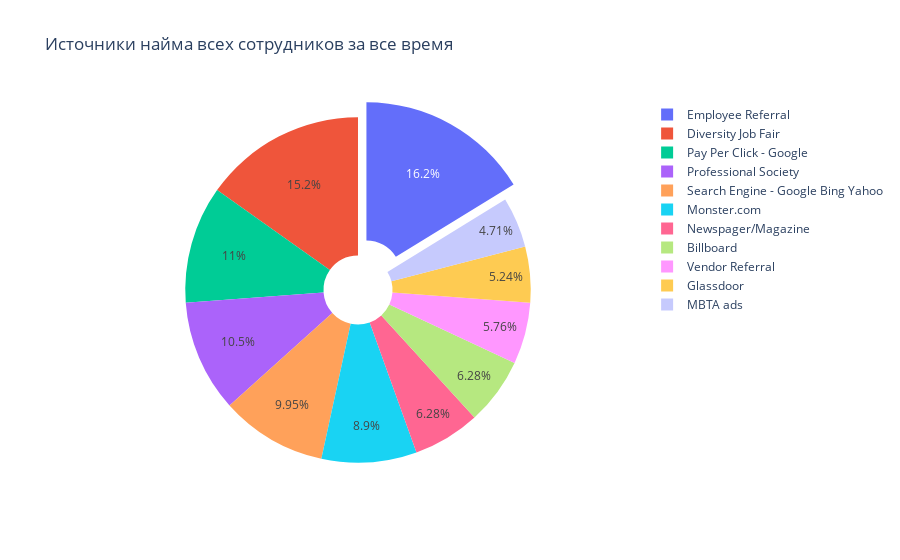
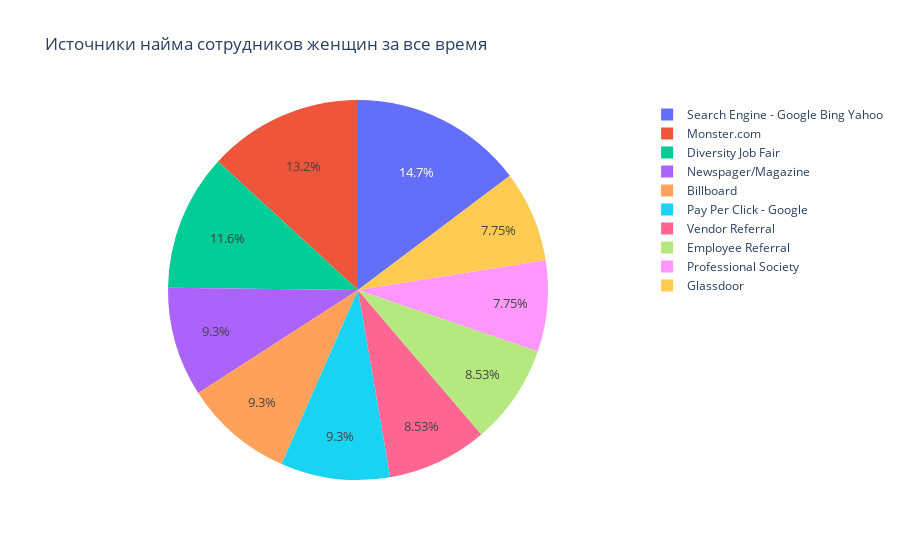
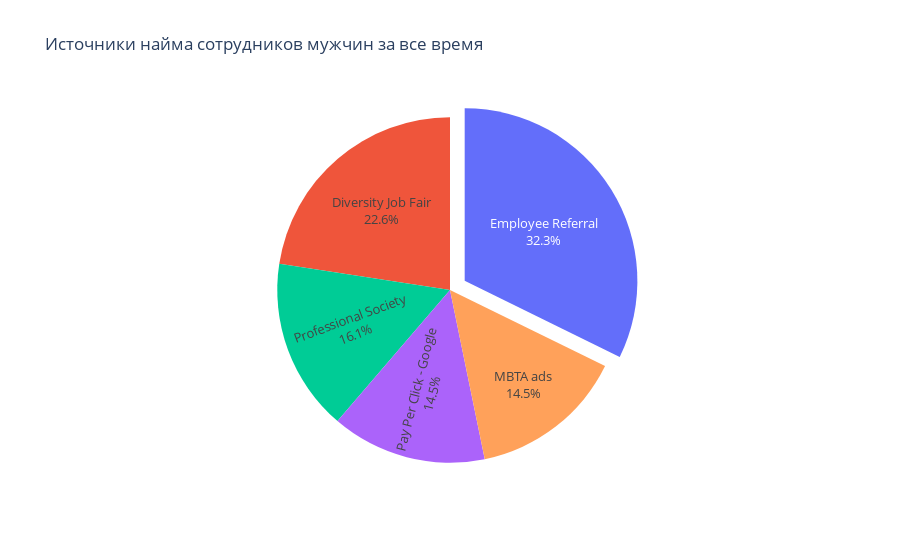

Source (notebook cell) for these figures, in order:
### Markdown cell above
Оказывается, рекомендуют чаще мужчин, а женщин чаще находят через поиск в интернете.

### Code cell
fig = go.Figure(data=[go.Pie(labels=employee_source['Employee Source'],
                             values=employee_source['amount'], hole=.2,
                             pull=[0.1])])
fig.update_layout(title_text="Источники найма всех сотрудников за все время")

fig.show()


source = employee_source.query("genderid == 0")  # отберем женский пол
fig2 = px.pie(source, values='amount', names='Employee Source',
              title='Источники найма сотрудников женщин за все время')
fig2.update_traces(textfont_size=13)
fig2.show()


source = employee_source.query("genderid == 1")  # отберем мужской пол
fig3 = px.pie(source, values='amount', names='Employee Source',
              title='Источники найма сотрудников мужчин за все время')
fig3.update_traces(textfont_size=13, textposition='inside', textinfo='percent+label',
                   pull=[0.1], showlegend=False)
fig3.show()

### Figure 1 — Plotly figure (JSON) as saved in the notebook; plotly's stock layout.template omitted (floating-point values rounded to 4 significant figures)
{"data": [{"hole": 0.2, "labels": ["Employee Referral", "Search Engine - Google Bing Yahoo", "Monster.com", "Diversity Job Fair", "Diversity Job Fair", "Newspager/Magazine", "Billboard", "Pay Per Click - Google", "Vendor Referral", "Employee Referral", "Professional Society", "Professional Society", "Glassdoor", "Pay Per Click - Google", "MBTA ads"], "pull": [0.1], "type": "pie", "values": [20, 19, 17, 15, 14, 12, 12, 12, 11, 11, 10, 10, 10, 9, 9]}], "layout": {"title": {"text": "Источники найма всех сотрудников за все время"}}}

### Figure 2 — Plotly figure (JSON) as saved in the notebook; plotly's stock layout.template omitted (floating-point values rounded to 4 significant figures)
{"data": [{"domain": {"x": [0, 1], "y": [0, 1]}, "hovertemplate": "Employee Source=%{label}<br>amount=%{value}<extra></extra>", "labels": ["Search Engine - Google Bing Yahoo", "Monster.com", "Diversity Job Fair", "Newspager/Magazine", "Billboard", "Pay Per Click - Google", "Vendor Referral", "Employee Referral", "Professional Society", "Glassdoor"], "legendgroup": "", "name": "", "showlegend": true, "textfont": {"size": 13}, "type": "pie", "values": [19, 17, 15, 12, 12, 12, 11, 11, 10, 10]}], "layout": {"legend": {"tracegroupgap": 0}, "title": {"text": "Источники найма сотрудников женщин за все время"}}}

### Figure 3 — Plotly figure (JSON) as saved in the notebook; plotly's stock layout.template omitted (floating-point values rounded to 4 significant figures)
{"data": [{"domain": {"x": [0, 1], "y": [0, 1]}, "hovertemplate": "Employee Source=%{label}<br>amount=%{value}<extra></extra>", "labels": ["Employee Referral", "Diversity Job Fair", "Professional Society", "Pay Per Click - Google", "MBTA ads"], "legendgroup": "", "name": "", "pull": [0.1], "showlegend": false, "textfont": {"size": 13}, "textinfo": "percent+label", "textposition": "inside", "type": "pie", "values": [20, 14, 10, 9, 9]}], "layout": {"legend": {"tracegroupgap": 0}, "title": {"text": "Источники найма сотрудников мужчин за все время"}}}
